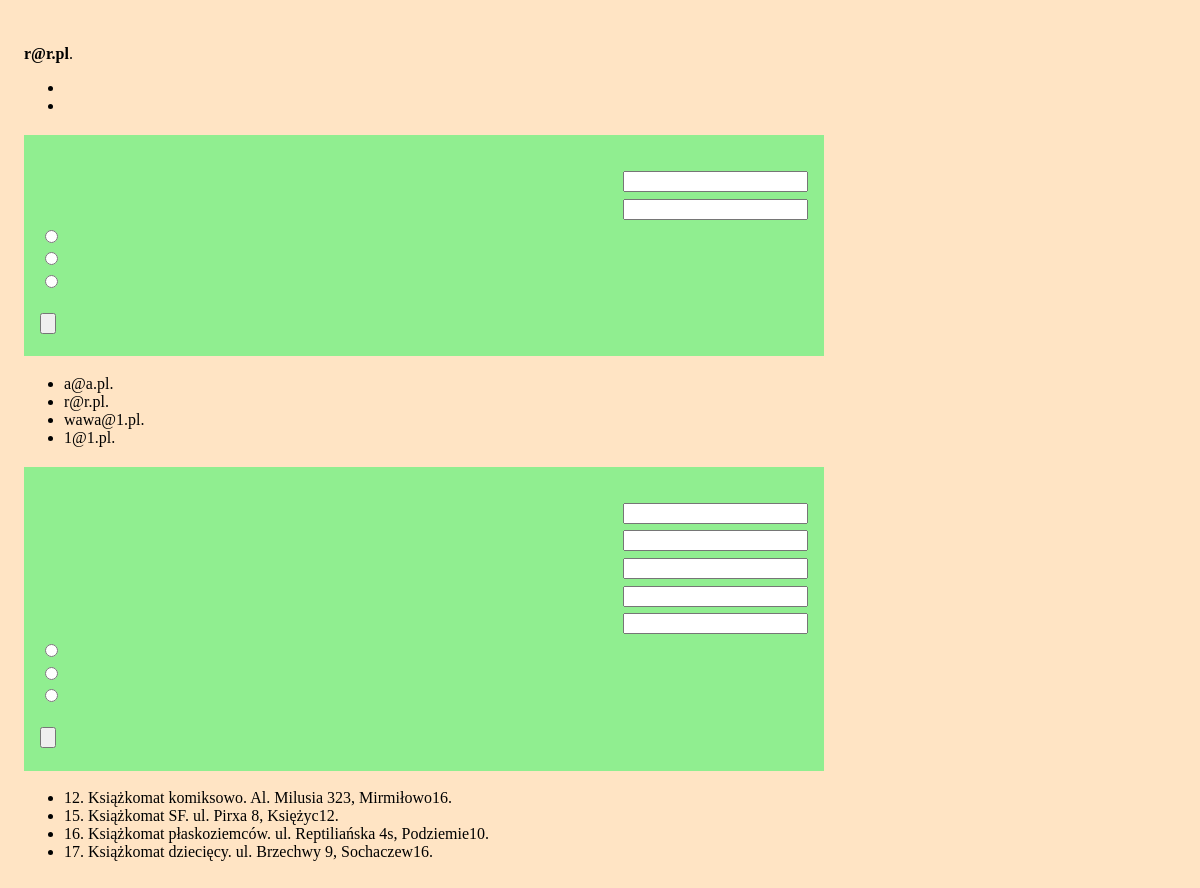
The app's page /admin.php (signed in) with its own data.
### tables this page shows
CREATE TABLE "librarian" (
    "librarian_id" INTEGER PRIMARY KEY AUTOINCREMENT NOT NULL,
    "librarian_name" text,
    "librarian_pass" TEXT,
    "librarian_level" INTEGER
);

CREATE TABLE "unit" (
    "unit_id" INTEGER PRIMARY KEY AUTOINCREMENT NOT NULL,
    "unit_name" TEXT,
    "unit_address" TEXT,
    "number_columns" INTEGER,
    "number_box" INTEGER
);

### admin.php (the view, shortened to what this page needs)
<?php
require 'config.php';
$db = new MyDB($dbfile);
$stm = $db->query("SELECT librarian_name FROM librarian");
while ($row = $stm->fetchArray(1)) {
    $librarian_name = $row['librarian_name'];
    $librarian = "<li>" . $librarian_name . ".</li>";
    $all_librarians .= $librarian;
}
$stm = $db->query("SELECT unit_id, unit_name, unit_address, number_box FROM unit");
while ($row = $stm->fetchArray(1)) {
    $unit_id = $row['unit_id'];
    $unit_name = $row['unit_name'];
    $unit_address = $row['unit_address'];
    $unit_size = $row['number_box'];
    $unit = "<li>" . $info['id'] . $unit_id . ". " . $unit_name . ". " . $unit_address . $info['lockers'] . $unit_size . ".</li>";
    $all_units .= $unit;
}
echo $page_head . "\n\t\t<title>" . $info['admin_title']; ?></title>
</head>
<body>
    <?php
    if (isset($_SESSION["name"])) {
    ?>
        <header class="page-header">
            <?php echo $info['admin_login_info'] . " <b>" . $_SESSION['name']; ?></b>.<br>
        </header>
        <nav>
            <ul>
                <li><?php echo $info['admin_logout']; ?></li>
                <li><?php echo $info['machine_page']; ?></li>
            </ul>
        </nav>
        <main role="main">
            <section>
                <div class="edycja">
                    <form name="admin_librarians" method="post" action="" class="">
                        <div class="flekser">
                            <label for="librarian_login"><?php echo $info['login_name']; ?></label> <input type="text" class="" id="id-librarian_login" name="librarian_login">
                        </div>
                        <div class="flekser">
                            <label for="librarian_pass"><?php echo $info['login_pass']; ?></label> <input type="password" class="" id="id-librarian_pass" name="librarian_pass">
                        </div>
                        <div>
                            <div>
                                <input type="radio" id="librarian_add" name="librarian" value="0"> <label for="librarian_add"><?php echo $info['add'] . " " . $info['account']; ?></label>
                            </div>
                            <div>
                                <input type="radio" id="librarian_remove" name="librarian" value="1"> <label for="librarian_remove"><?php echo $info['remove'] . " " . $info['account']; ?></label>
                            </div>
                            <div>
                                <input type="radio" id="librarian_update" name="librarian" value="2"> <label for="librarian_update"><?php echo $info['update'] . " " . $info['password']; ?></label>
                            </div>
                        </div><br>
                        <input type="submit" name="librarian_submit" value="<?php echo $info['send_button']; ?>">
                    </form>
                </div>
                <ul>
                    <?php echo $all_librarians; ?>
                </ul>
            </section>
            <section>
                <div class="edycja">
                    <form name="admin_machines" method="post" action="" class="">
                        <div class="flekser">
                            <input type="tekst" class="" id="id-machine_id" name="machine_id">
                        </div>
                        <div class="flekser">
                            <input type="tekst" class="" id="id-machine_name" name="machine_name">
                        </div>
                        <div class="flekser">
                            <input type="text" class="" id="id-machine_address" name="machine_address">
                        </div>
                        <div class="flekser">
                            <input type="number" class="" id="id-machine_size" name="machine_size">
                        </div>
                        <div class="flekser">
                            <input type="number" class="" id="id-machine_column" name="machine_column">
                        </div>
                        <div>
                            <div>
                                <input type="radio" id="machine_add" name="machine" value="0">
                            </div>
                            <div>
                                <input type="radio" id="machine_remove" name="machine" value="1">
                            </div>
                            <div>
                                <input type="radio" id="machine_update" name="machine" value="2">
                            </div>
                        </div><br>
                        <input type="submit" name="machine_submit" value="<?php echo $info['send_button']; ?>">
                    </form>
                </div>
                <ul>
                    <?php echo $all_units; ?>
                </ul>
            </section>
        </main>
    <?php
    } else {
        echo '<header class="page-header">
        <h1>' . $info['admin_message'] . '</h1>
        <h2><a href="login.php">' . $info["login_first"] . '</a></h2>
    </header>';
    }
    ?>
</body>
</html>

### style.css (style rules this page uses)
.flekser { display: flex; flex-direction: row; justify-content: space-between; align-items: center; }
.edycja { background: lightgreen; color: black; padding: 1em; margin-bottom: 1em; }
input { cursor: pointer; margin-bottom: .5em; }
body { padding: 1em; background-color: bisque; max-width: 800px; }

### records on screen
librarian: librarian_name "a@a.pl"
librarian: librarian_name "r@r.pl"
librarian: librarian_name "wawa@1.pl"
librarian: librarian_name "1@1.pl"
unit: unit_id "12", unit_name "Książkomat komiksowo", unit_address "Al. Milusia 323, Mirmiłowo", number_box "16"
unit: unit_id "15", unit_name "Książkomat SF", unit_address "ul. Pirxa 8, Księżyc", number_box "12"
unit: unit_id "16", unit_name "Książkomat płaskoziemców", unit_address "ul. Reptiliańska 4s, Podziemie", number_box "10"
unit: unit_id "17", unit_name "Książkomat dziecięcy", unit_address "ul. Brzechwy 9, Sochaczew", number_box "16"

### other values on screen
$_SESSION['name'] "r@r.pl"
